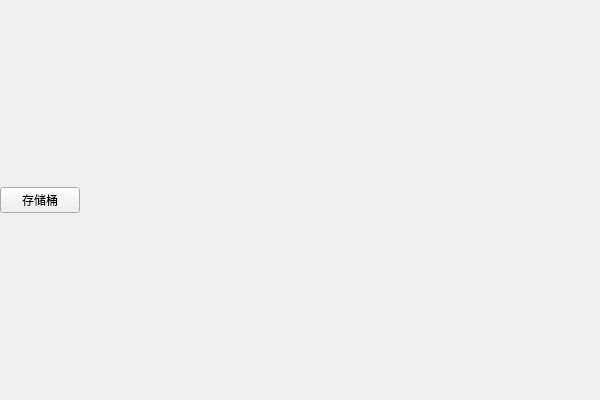
<?xml version="1.0" encoding="UTF-8"?>
<ui version="4.0">
 <class>BreadWidgetClass</class>
 <widget class="QWidget" name="BreadWidgetClass">
  <property name="geometry">
   <rect>
    <x>0</x>
    <y>0</y>
    <width>600</width>
    <height>400</height>
   </rect>
  </property>
  <property name="windowTitle">
   <string>BreadWidget</string>
  </property>
  <layout class="QHBoxLayout" name="horizontalLayout">
   <property name="leftMargin">
    <number>0</number>
   </property>
   <property name="topMargin">
    <number>0</number>
   </property>
   <property name="rightMargin">
    <number>0</number>
   </property>
   <property name="bottomMargin">
    <number>0</number>
   </property>
   <item>
    <widget class="QPushButton" name="btn_Bucket">
     <property name="text">
      <string>存储桶</string>
     </property>
    </widget>
   </item>
   <item>
    <spacer name="horizontalSpacer">
     <property name="orientation">
      <enum>Qt::Horizontal</enum>
     </property>
     <property name="sizeHint" stdset="0">
      <size>
       <width>40</width>
       <height>20</height>
      </size>
     </property>
    </spacer>
   </item>
  </layout>
 </widget>
 <layoutdefault spacing="6" margin="11"/>
 <resources/>
 <connections/>
</ui>
